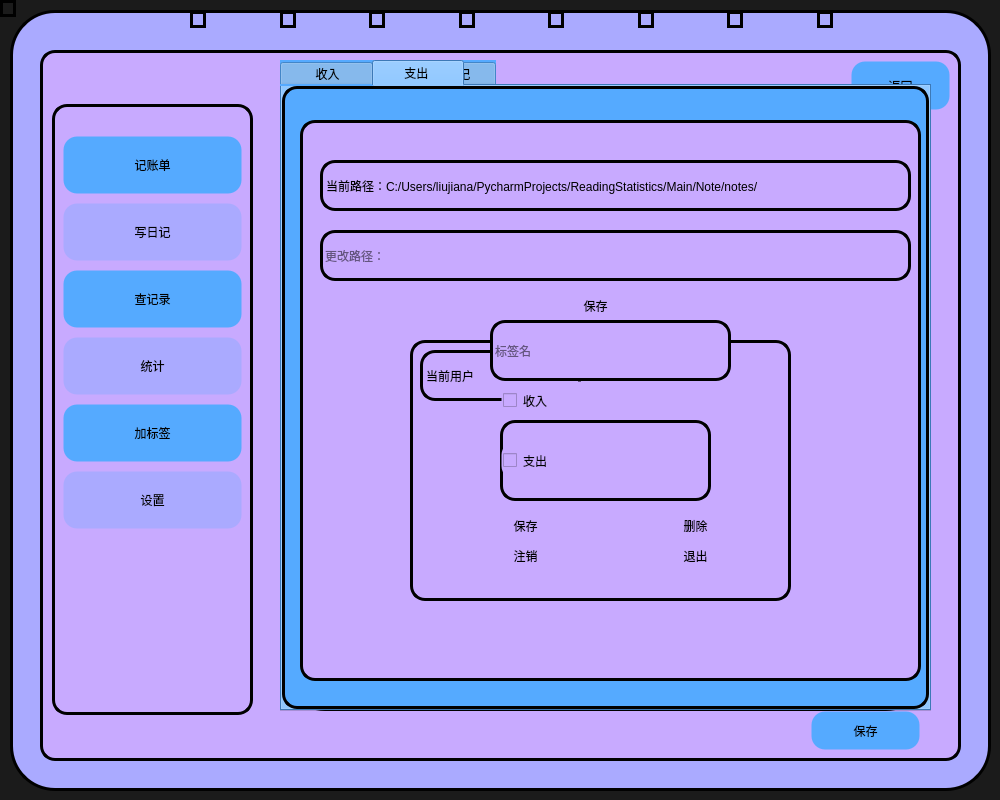
<?xml version="1.0" encoding="UTF-8"?>
<ui version="4.0">
 <class>Form</class>
 <widget class="QWidget" name="Form">
  <property name="geometry">
   <rect>
    <x>0</x>
    <y>0</y>
    <width>1000</width>
    <height>800</height>
   </rect>
  </property>
  <property name="windowTitle">
   <string>攒星星</string>
  </property>
  <property name="styleSheet">
   <string notr="true">background-image: url(:/beizi.png);
background-color: rgb(27, 27, 27);
border-width: 3px 3px 3px 3px;
border-style: solid;
border-radius:45px; </string>
  </property>
  <widget class="QLabel" name="label">
   <property name="geometry">
    <rect>
     <x>369</x>
     <y>11</y>
     <width>16</width>
     <height>17</height>
    </rect>
   </property>
   <property name="styleSheet">
    <string notr="true">background:transparent</string>
   </property>
   <property name="text">
    <string/>
   </property>
  </widget>
  <widget class="QLabel" name="label_2">
   <property name="geometry">
    <rect>
     <x>190</x>
     <y>11</y>
     <width>16</width>
     <height>17</height>
    </rect>
   </property>
   <property name="styleSheet">
    <string notr="true">background:transparent</string>
   </property>
   <property name="text">
    <string/>
   </property>
  </widget>
  <widget class="QLabel" name="label_5">
   <property name="geometry">
    <rect>
     <x>817</x>
     <y>11</y>
     <width>16</width>
     <height>17</height>
    </rect>
   </property>
   <property name="styleSheet">
    <string notr="true">background:transparent</string>
   </property>
   <property name="text">
    <string/>
   </property>
  </widget>
  <widget class="QLabel" name="label_6">
   <property name="geometry">
    <rect>
     <x>548</x>
     <y>11</y>
     <width>16</width>
     <height>17</height>
    </rect>
   </property>
   <property name="styleSheet">
    <string notr="true">background:transparent</string>
   </property>
   <property name="text">
    <string/>
   </property>
  </widget>
  <widget class="QLabel" name="label_7">
   <property name="geometry">
    <rect>
     <x>638</x>
     <y>11</y>
     <width>16</width>
     <height>17</height>
    </rect>
   </property>
   <property name="styleSheet">
    <string notr="true">background:transparent</string>
   </property>
   <property name="text">
    <string/>
   </property>
  </widget>
  <widget class="QLabel" name="label_8">
   <property name="geometry">
    <rect>
     <x>727</x>
     <y>11</y>
     <width>16</width>
     <height>17</height>
    </rect>
   </property>
   <property name="styleSheet">
    <string notr="true">background:transparent</string>
   </property>
   <property name="text">
    <string/>
   </property>
  </widget>
  <widget class="QLabel" name="label_9">
   <property name="geometry">
    <rect>
     <x>459</x>
     <y>11</y>
     <width>16</width>
     <height>17</height>
    </rect>
   </property>
   <property name="styleSheet">
    <string notr="true">background:transparent</string>
   </property>
   <property name="text">
    <string/>
   </property>
  </widget>
  <widget class="QLabel" name="label_10">
   <property name="geometry">
    <rect>
     <x>280</x>
     <y>11</y>
     <width>16</width>
     <height>17</height>
    </rect>
   </property>
   <property name="styleSheet">
    <string notr="true">background:transparent</string>
   </property>
   <property name="text">
    <string/>
   </property>
  </widget>
  <widget class="QGroupBox" name="note_ui">
   <property name="geometry">
    <rect>
     <x>40</x>
     <y>50</y>
     <width>921</width>
     <height>711</height>
    </rect>
   </property>
   <property name="styleSheet">
    <string notr="true">background-color: rgb(200, 170, 255);
font: 20pt &quot;幼圆&quot;;
border-radius:15px; 
</string>
   </property>
   <property name="title">
    <string/>
   </property>
   <widget class="QGroupBox" name="groupBox_2">
    <property name="geometry">
     <rect>
      <x>12</x>
      <y>54</y>
      <width>201</width>
      <height>611</height>
     </rect>
    </property>
    <property name="title">
     <string/>
    </property>
    <widget class="QWidget" name="layoutWidget">
     <property name="geometry">
      <rect>
       <x>10</x>
       <y>30</y>
       <width>181</width>
       <height>397</height>
      </rect>
     </property>
     <layout class="QVBoxLayout" name="verticalLayout">
      <item>
       <widget class="QPushButton" name="writebillbtn">
        <property name="minimumSize">
         <size>
          <width>0</width>
          <height>60</height>
         </size>
        </property>
        <property name="cursor">
         <cursorShape>PointingHandCursor</cursorShape>
        </property>
        <property name="styleSheet">
         <string notr="true">
background-color: rgb(85, 170, 255);
font: 20pt &quot;幼圆&quot;;
border-radius:15px; </string>
        </property>
        <property name="text">
         <string>记账单</string>
        </property>
       </widget>
      </item>
      <item>
       <widget class="QPushButton" name="noteBtn">
        <property name="minimumSize">
         <size>
          <width>0</width>
          <height>60</height>
         </size>
        </property>
        <property name="cursor">
         <cursorShape>PointingHandCursor</cursorShape>
        </property>
        <property name="styleSheet">
         <string notr="true">background-color: rgb(170, 170, 255);
font: 20pt &quot;幼圆&quot;;

border-radius:15px; 

</string>
        </property>
        <property name="text">
         <string>写日记</string>
        </property>
       </widget>
      </item>
      <item>
       <widget class="QPushButton" name="queryBtn">
        <property name="minimumSize">
         <size>
          <width>0</width>
          <height>60</height>
         </size>
        </property>
        <property name="cursor">
         <cursorShape>PointingHandCursor</cursorShape>
        </property>
        <property name="styleSheet">
         <string notr="true">
background-color: rgb(85, 170, 255);
font: 20pt &quot;幼圆&quot;;
border-radius:15px; </string>
        </property>
        <property name="text">
         <string>查记录</string>
        </property>
       </widget>
      </item>
      <item>
       <widget class="QPushButton" name="StatisticsBtn">
        <property name="minimumSize">
         <size>
          <width>0</width>
          <height>60</height>
         </size>
        </property>
        <property name="cursor">
         <cursorShape>PointingHandCursor</cursorShape>
        </property>
        <property name="styleSheet">
         <string notr="true">
background-color: rgb(170, 170, 255);
font: 20pt &quot;幼圆&quot;;

border-radius:15px; 
</string>
        </property>
        <property name="text">
         <string>统计</string>
        </property>
       </widget>
      </item>
      <item>
       <widget class="QPushButton" name="addLable">
        <property name="minimumSize">
         <size>
          <width>0</width>
          <height>60</height>
         </size>
        </property>
        <property name="cursor">
         <cursorShape>PointingHandCursor</cursorShape>
        </property>
        <property name="styleSheet">
         <string notr="true">background-color: rgb(85, 170, 255);
font: 20pt &quot;幼圆&quot;;
border-radius:15px; </string>
        </property>
        <property name="text">
         <string>加标签</string>
        </property>
       </widget>
      </item>
      <item>
       <widget class="QPushButton" name="settingBtn">
        <property name="minimumSize">
         <size>
          <width>0</width>
          <height>60</height>
         </size>
        </property>
        <property name="cursor">
         <cursorShape>PointingHandCursor</cursorShape>
        </property>
        <property name="styleSheet">
         <string notr="true">

background-color: rgb(170, 170, 255);
font: 20pt &quot;幼圆&quot;;

border-radius:15px; 
</string>
        </property>
        <property name="text">
         <string>设置</string>
        </property>
       </widget>
      </item>
     </layout>
    </widget>
   </widget>
   <widget class="QTabWidget" name="tabWidget">
    <property name="geometry">
     <rect>
      <x>240</x>
      <y>10</y>
      <width>651</width>
      <height>651</height>
     </rect>
    </property>
    <property name="styleSheet">
     <string notr="true">background-color: rgb(85, 170, 255);
font: 20pt &quot;幼圆&quot;;

border-radius:15px; </string>
    </property>
    <property name="currentIndex">
     <number>0</number>
    </property>
    <widget class="QWidget" name="incometab">
     <attribute name="title">
      <string>    收入   </string>
     </attribute>
     <widget class="QListWidget" name="incomelistWidget">
      <property name="geometry">
       <rect>
        <x>40</x>
        <y>90</y>
        <width>571</width>
        <height>481</height>
       </rect>
      </property>
      <property name="minimumSize">
       <size>
        <width>571</width>
        <height>481</height>
       </size>
      </property>
      <property name="maximumSize">
       <size>
        <width>571</width>
        <height>481</height>
       </size>
      </property>
     </widget>
     <widget class="QLineEdit" name="SerachLine1">
      <property name="geometry">
       <rect>
        <x>40</x>
        <y>20</y>
        <width>561</width>
        <height>51</height>
       </rect>
      </property>
      <property name="styleSheet">
       <string notr="true">font: 87 20pt &quot;Arial Black&quot;,&quot;隶书&quot;;
</string>
      </property>
      <property name="placeholderText">
       <string>search for......</string>
      </property>
     </widget>
    </widget>
    <widget class="QWidget" name="outtab">
     <attribute name="title">
      <string>   支出    </string>
     </attribute>
     <widget class="QListWidget" name="outlistWidget">
      <property name="geometry">
       <rect>
        <x>40</x>
        <y>90</y>
        <width>571</width>
        <height>481</height>
       </rect>
      </property>
      <property name="minimumSize">
       <size>
        <width>571</width>
        <height>481</height>
       </size>
      </property>
      <property name="maximumSize">
       <size>
        <width>571</width>
        <height>481</height>
       </size>
      </property>
     </widget>
     <widget class="QLineEdit" name="SerachLine2">
      <property name="geometry">
       <rect>
        <x>40</x>
        <y>20</y>
        <width>561</width>
        <height>51</height>
       </rect>
      </property>
      <property name="styleSheet">
       <string notr="true">font: 87 20pt &quot;Arial Black&quot;,&quot;隶书&quot;;
</string>
      </property>
      <property name="placeholderText">
       <string>search for......</string>
      </property>
     </widget>
    </widget>
    <widget class="QWidget" name="notetab">
     <attribute name="title">
      <string>   日记    </string>
     </attribute>
     <widget class="QListWidget" name="notelistWidget">
      <property name="geometry">
       <rect>
        <x>40</x>
        <y>90</y>
        <width>571</width>
        <height>481</height>
       </rect>
      </property>
      <property name="minimumSize">
       <size>
        <width>571</width>
        <height>481</height>
       </size>
      </property>
      <property name="maximumSize">
       <size>
        <width>571</width>
        <height>481</height>
       </size>
      </property>
      <property name="cursor" stdset="0">
       <cursorShape>PointingHandCursor</cursorShape>
      </property>
      <property name="styleSheet">
       <string notr="true">font: 87 20pt &quot;Arial Black&quot;,&quot;隶书&quot;;
</string>
      </property>
      <property name="layoutMode">
       <enum>QListView::SinglePass</enum>
      </property>
     </widget>
     <widget class="QLineEdit" name="SerachLine3">
      <property name="geometry">
       <rect>
        <x>40</x>
        <y>20</y>
        <width>561</width>
        <height>51</height>
       </rect>
      </property>
      <property name="styleSheet">
       <string notr="true">font: 87 20pt &quot;Arial Black&quot;,&quot;隶书&quot;;
</string>
      </property>
      <property name="placeholderText">
       <string>search for......</string>
      </property>
     </widget>
     <widget class="QPushButton" name="clearSearchbtn">
      <property name="geometry">
       <rect>
        <x>550</x>
        <y>30</y>
        <width>31</width>
        <height>31</height>
       </rect>
      </property>
      <property name="styleSheet">
       <string notr="true">background-color: rgb(170, 170, 255);
font: 35pt;
border-image: url(:/Main/clearSerach.jpeg.png);
border-radius:15px; 
background:transparent</string>
      </property>
      <property name="text">
       <string/>
      </property>
     </widget>
    </widget>
   </widget>
   <widget class="QPushButton" name="querybackpBn">
    <property name="geometry">
     <rect>
      <x>810</x>
      <y>10</y>
      <width>101</width>
      <height>51</height>
     </rect>
    </property>
    <property name="styleSheet">
     <string notr="true">background-color: rgb(85, 170, 255);</string>
    </property>
    <property name="text">
     <string>返回</string>
    </property>
   </widget>
   <widget class="QTabWidget" name="billtabWidget">
    <property name="geometry">
     <rect>
      <x>240</x>
      <y>10</y>
      <width>651</width>
      <height>651</height>
     </rect>
    </property>
    <property name="styleSheet">
     <string notr="true">background-color: rgb(85, 170, 255);
font: 20pt &quot;幼圆&quot;;
border-radius:15px; </string>
    </property>
    <property name="currentIndex">
     <number>0</number>
    </property>
    <widget class="QWidget" name="incometab_2">
     <attribute name="title">
      <string>       收入      </string>
     </attribute>
     <widget class="QLabel" name="label_bill">
      <property name="geometry">
       <rect>
        <x>180</x>
        <y>40</y>
        <width>281</width>
        <height>51</height>
       </rect>
      </property>
      <property name="minimumSize">
       <size>
        <width>281</width>
        <height>51</height>
       </size>
      </property>
      <property name="styleSheet">
       <string notr="true">background-color: rgb(185, 220, 255);</string>
      </property>
      <property name="text">
       <string>今日收入</string>
      </property>
     </widget>
     <widget class="QLineEdit" name="billlineEdit_billnumber">
      <property name="geometry">
       <rect>
        <x>340</x>
        <y>50</y>
        <width>71</width>
        <height>31</height>
       </rect>
      </property>
      <property name="styleSheet">
       <string notr="true">border-width: 0px 0px 0px 0px;
background:transparent</string>
      </property>
      <property name="text">
       <string>0</string>
      </property>
      <property name="alignment">
       <set>Qt::AlignRight|Qt::AlignTrailing|Qt::AlignVCenter</set>
      </property>
     </widget>
     <widget class="QLabel" name="billlabel_sign">
      <property name="geometry">
       <rect>
        <x>410</x>
        <y>50</y>
        <width>41</width>
        <height>31</height>
       </rect>
      </property>
      <property name="styleSheet">
       <string notr="true">border-width: 0px 0px 0px 0px;
background:transparent</string>
      </property>
      <property name="text">
       <string>￥</string>
      </property>
     </widget>
     <widget class="QLabel" name="billlabel_type">
      <property name="geometry">
       <rect>
        <x>180</x>
        <y>120</y>
        <width>281</width>
        <height>51</height>
       </rect>
      </property>
      <property name="styleSheet">
       <string notr="true">background-color: rgb(255, 205, 255);</string>
      </property>
      <property name="text">
       <string>类型</string>
      </property>
     </widget>
     <widget class="QComboBox" name="billcomboBox_usetype">
      <property name="geometry">
       <rect>
        <x>350</x>
        <y>130</y>
        <width>81</width>
        <height>31</height>
       </rect>
      </property>
      <property name="styleSheet">
       <string notr="true">border-width: 0px 0px 0px 0px;
font: 14pt &quot;幼圆&quot;;
background-color: rgb(255, 205, 255);</string>
      </property>
      <item>
       <property name="text">
        <string>工资</string>
       </property>
      </item>
      <item>
       <property name="text">
        <string>奖金</string>
       </property>
      </item>
      <item>
       <property name="text">
        <string>红包</string>
       </property>
      </item>
     </widget>
     <widget class="QPushButton" name="bilBtn_save">
      <property name="geometry">
       <rect>
        <x>190</x>
        <y>210</y>
        <width>121</width>
        <height>41</height>
       </rect>
      </property>
      <property name="cursor">
       <cursorShape>PointingHandCursor</cursorShape>
      </property>
      <property name="styleSheet">
       <string notr="true">
background-color: rgb(85, 170, 255);
font: 20pt &quot;幼圆&quot;;
border-radius:15px; </string>
      </property>
      <property name="text">
       <string>保存</string>
      </property>
     </widget>
     <widget class="QPushButton" name="billBtn_cancel">
      <property name="geometry">
       <rect>
        <x>340</x>
        <y>210</y>
        <width>121</width>
        <height>41</height>
       </rect>
      </property>
      <property name="cursor">
       <cursorShape>PointingHandCursor</cursorShape>
      </property>
      <property name="styleSheet">
       <string notr="true">background-color: rgb(230, 243, 255);
font: 20pt &quot;幼圆&quot;;
border-radius:15px; </string>
      </property>
      <property name="text">
       <string>取消</string>
      </property>
     </widget>
     <widget class="QLabel" name="massage_income">
      <property name="geometry">
       <rect>
        <x>160</x>
        <y>360</y>
        <width>321</width>
        <height>81</height>
       </rect>
      </property>
      <property name="styleSheet">
       <string notr="true">background-color: rgb(255, 255, 255);</string>
      </property>
      <property name="text">
       <string/>
      </property>
      <property name="alignment">
       <set>Qt::AlignCenter</set>
      </property>
     </widget>
     <zorder>label_bill</zorder>
     <zorder>billlineEdit_billnumber</zorder>
     <zorder>billlabel_sign</zorder>
     <zorder>billlabel_type</zorder>
     <zorder>billcomboBox_usetype</zorder>
     <zorder>billBtn_cancel</zorder>
     <zorder>bilBtn_save</zorder>
     <zorder>massage_income</zorder>
    </widget>
    <widget class="QWidget" name="expendtab_2">
     <attribute name="title">
      <string>      支出       </string>
     </attribute>
     <widget class="QLabel" name="label_bill_2">
      <property name="geometry">
       <rect>
        <x>180</x>
        <y>40</y>
        <width>281</width>
        <height>51</height>
       </rect>
      </property>
      <property name="minimumSize">
       <size>
        <width>281</width>
        <height>51</height>
       </size>
      </property>
      <property name="styleSheet">
       <string notr="true">background-color: rgb(185, 220, 255);</string>
      </property>
      <property name="text">
       <string>今日支出</string>
      </property>
     </widget>
     <widget class="QLineEdit" name="billlineEdit_billnumber_2">
      <property name="geometry">
       <rect>
        <x>340</x>
        <y>50</y>
        <width>71</width>
        <height>31</height>
       </rect>
      </property>
      <property name="styleSheet">
       <string notr="true">border-width: 0px 0px 0px 0px;
background:transparent</string>
      </property>
      <property name="text">
       <string>0</string>
      </property>
      <property name="alignment">
       <set>Qt::AlignRight|Qt::AlignTrailing|Qt::AlignVCenter</set>
      </property>
     </widget>
     <widget class="QLabel" name="expendabel_sign_2">
      <property name="geometry">
       <rect>
        <x>410</x>
        <y>50</y>
        <width>41</width>
        <height>31</height>
       </rect>
      </property>
      <property name="styleSheet">
       <string notr="true">border-width: 0px 0px 0px 0px;
background:transparent</string>
      </property>
      <property name="text">
       <string>￥</string>
      </property>
     </widget>
     <widget class="QLabel" name="expend_type">
      <property name="geometry">
       <rect>
        <x>180</x>
        <y>120</y>
        <width>281</width>
        <height>51</height>
       </rect>
      </property>
      <property name="styleSheet">
       <string notr="true">background-color: rgb(255, 205, 255);</string>
      </property>
      <property name="text">
       <string>类型</string>
      </property>
     </widget>
     <widget class="QComboBox" name="expend_usetype">
      <property name="geometry">
       <rect>
        <x>350</x>
        <y>130</y>
        <width>81</width>
        <height>31</height>
       </rect>
      </property>
      <property name="styleSheet">
       <string notr="true">border-width: 0px 0px 0px 0px;
font: 14pt &quot;幼圆&quot;;
background-color: rgb(255, 205, 255);</string>
      </property>
      <item>
       <property name="text">
        <string>吃饭</string>
       </property>
      </item>
      <item>
       <property name="text">
        <string>娱乐</string>
       </property>
      </item>
      <item>
       <property name="text">
        <string>购物</string>
       </property>
      </item>
     </widget>
     <widget class="QPushButton" name="expend_save">
      <property name="geometry">
       <rect>
        <x>190</x>
        <y>210</y>
        <width>121</width>
        <height>41</height>
       </rect>
      </property>
      <property name="cursor">
       <cursorShape>PointingHandCursor</cursorShape>
      </property>
      <property name="styleSheet">
       <string notr="true">
background-color: rgb(85, 170, 255);
font: 20pt &quot;幼圆&quot;;
border-radius:15px; </string>
      </property>
      <property name="text">
       <string>保存</string>
      </property>
     </widget>
     <widget class="QPushButton" name="billBtn_cancel_2">
      <property name="geometry">
       <rect>
        <x>340</x>
        <y>210</y>
        <width>121</width>
        <height>41</height>
       </rect>
      </property>
      <property name="cursor">
       <cursorShape>PointingHandCursor</cursorShape>
      </property>
      <property name="styleSheet">
       <string notr="true">background-color: rgb(230, 243, 255);
font: 20pt &quot;幼圆&quot;;
border-radius:15px; </string>
      </property>
      <property name="text">
       <string>取消</string>
      </property>
     </widget>
     <widget class="QLabel" name="massage_expend">
      <property name="geometry">
       <rect>
        <x>160</x>
        <y>360</y>
        <width>321</width>
        <height>81</height>
       </rect>
      </property>
      <property name="styleSheet">
       <string notr="true">background-color: rgb(255, 255, 255);</string>
      </property>
      <property name="text">
       <string/>
      </property>
      <property name="alignment">
       <set>Qt::AlignCenter</set>
      </property>
     </widget>
    </widget>
   </widget>
   <widget class="QTextEdit" name="textEdit_note">
    <property name="geometry">
     <rect>
      <x>240</x>
      <y>50</y>
      <width>651</width>
      <height>611</height>
     </rect>
    </property>
    <property name="styleSheet">
     <string notr="true">border-image: url(:/Main/page.jpeg);
border-width: 3px 3px 3px 3px;
border-radius:45px; 
font: italic 20pt &quot;Brush Script MT&quot;;
font: 20pt &quot;方正舒体&quot;;</string>
    </property>
   </widget>
   <widget class="QTabWidget" name="billtabWidget_2">
    <property name="geometry">
     <rect>
      <x>240</x>
      <y>10</y>
      <width>651</width>
      <height>651</height>
     </rect>
    </property>
    <property name="styleSheet">
     <string notr="true">background-color: rgb(85, 170, 255);
font: 20pt &quot;幼圆&quot;;
border-radius:15px; </string>
    </property>
    <property name="currentIndex">
     <number>1</number>
    </property>
    <widget class="QWidget" name="incometab_3">
     <attribute name="title">
      <string>       收入      </string>
     </attribute>
     <widget class="QLabel" name="label_satatisticIncome">
      <property name="geometry">
       <rect>
        <x>40</x>
        <y>70</y>
        <width>571</width>
        <height>501</height>
       </rect>
      </property>
      <property name="text">
       <string/>
      </property>
     </widget>
     <widget class="QPushButton" name="nextpage">
      <property name="geometry">
       <rect>
        <x>520</x>
        <y>550</y>
        <width>121</width>
        <height>51</height>
       </rect>
      </property>
      <property name="text">
       <string>下一页</string>
      </property>
     </widget>
     <widget class="QPushButton" name="priorpage">
      <property name="geometry">
       <rect>
        <x>10</x>
        <y>550</y>
        <width>121</width>
        <height>51</height>
       </rect>
      </property>
      <property name="text">
       <string>上一页</string>
      </property>
     </widget>
    </widget>
    <widget class="QWidget" name="expendtab_3">
     <attribute name="title">
      <string>      支出       </string>
     </attribute>
     <widget class="QLabel" name="label_satatisticEpend">
      <property name="geometry">
       <rect>
        <x>40</x>
        <y>70</y>
        <width>571</width>
        <height>501</height>
       </rect>
      </property>
      <property name="text">
       <string/>
      </property>
     </widget>
     <widget class="QPushButton" name="priorpage_2">
      <property name="geometry">
       <rect>
        <x>10</x>
        <y>550</y>
        <width>121</width>
        <height>51</height>
       </rect>
      </property>
      <property name="text">
       <string>上一页</string>
      </property>
     </widget>
     <widget class="QPushButton" name="nextpage_2">
      <property name="geometry">
       <rect>
        <x>520</x>
        <y>550</y>
        <width>121</width>
        <height>51</height>
       </rect>
      </property>
      <property name="text">
       <string>下一页</string>
      </property>
     </widget>
    </widget>
   </widget>
   <widget class="QFrame" name="frame_2">
    <property name="geometry">
     <rect>
      <x>260</x>
      <y>70</y>
      <width>621</width>
      <height>561</height>
     </rect>
    </property>
    <property name="frameShape">
     <enum>QFrame::StyledPanel</enum>
    </property>
    <property name="frameShadow">
     <enum>QFrame::Raised</enum>
    </property>
    <widget class="QLineEdit" name="savepath">
     <property name="geometry">
      <rect>
       <x>20</x>
       <y>110</y>
       <width>591</width>
       <height>51</height>
      </rect>
     </property>
     <property name="styleSheet">
      <string notr="true">font: 12pt &quot;Agency FB&quot;;</string>
     </property>
     <property name="text">
      <string/>
     </property>
     <property name="placeholderText">
      <string>更改路径：</string>
     </property>
    </widget>
    <widget class="QFrame" name="frame">
     <property name="geometry">
      <rect>
       <x>110</x>
       <y>220</y>
       <width>381</width>
       <height>261</height>
      </rect>
     </property>
     <property name="frameShape">
      <enum>QFrame::StyledPanel</enum>
     </property>
     <property name="frameShadow">
      <enum>QFrame::Raised</enum>
     </property>
     <widget class="QPushButton" name="cancellation">
      <property name="geometry">
       <rect>
        <x>60</x>
        <y>190</y>
        <width>111</width>
        <height>51</height>
       </rect>
      </property>
      <property name="text">
       <string>注销</string>
      </property>
     </widget>
     <widget class="QLabel" name="currentuser_label">
      <property name="geometry">
       <rect>
        <x>10</x>
        <y>10</y>
        <width>161</width>
        <height>51</height>
       </rect>
      </property>
      <property name="text">
       <string>当前用户</string>
      </property>
     </widget>
     <widget class="QLabel" name="currentuser">
      <property name="geometry">
       <rect>
        <x>90</x>
        <y>80</y>
        <width>211</width>
        <height>81</height>
       </rect>
      </property>
      <property name="text">
       <string/>
      </property>
      <property name="alignment">
       <set>Qt::AlignCenter</set>
      </property>
     </widget>
     <widget class="QPushButton" name="cancellation_2">
      <property name="geometry">
       <rect>
        <x>230</x>
        <y>190</y>
        <width>111</width>
        <height>51</height>
       </rect>
      </property>
      <property name="text">
       <string>退出</string>
      </property>
     </widget>
    </widget>
    <widget class="QLabel" name="label_hintPath">
     <property name="geometry">
      <rect>
       <x>20</x>
       <y>40</y>
       <width>591</width>
       <height>51</height>
      </rect>
     </property>
     <property name="styleSheet">
      <string notr="true">font: 12pt &quot;Agency FB&quot;;</string>
     </property>
     <property name="text">
      <string>当前路径：C:/Users/liujiana/PycharmProjects/ReadingStatistics/Main/Note/notes/</string>
     </property>
    </widget>
    <widget class="QPushButton" name="save_path">
     <property name="geometry">
      <rect>
       <x>240</x>
       <y>160</y>
       <width>111</width>
       <height>51</height>
      </rect>
     </property>
     <property name="text">
      <string>保存</string>
     </property>
    </widget>
   </widget>
   <widget class="QPushButton" name="savenotepushButton">
    <property name="geometry">
     <rect>
      <x>770</x>
      <y>660</y>
      <width>111</width>
      <height>41</height>
     </rect>
    </property>
    <property name="styleSheet">
     <string notr="true">background-color: rgb(85, 170, 255);</string>
    </property>
    <property name="text">
     <string>保存</string>
    </property>
   </widget>
   <widget class="QLineEdit" name="typelabel">
    <property name="geometry">
     <rect>
      <x>450</x>
      <y>270</y>
      <width>241</width>
      <height>61</height>
     </rect>
    </property>
    <property name="placeholderText">
     <string>标签名</string>
    </property>
   </widget>
   <widget class="QPushButton" name="save_typelabel">
    <property name="geometry">
     <rect>
      <x>430</x>
      <y>450</y>
      <width>111</width>
      <height>51</height>
     </rect>
    </property>
    <property name="text">
     <string>保存</string>
    </property>
   </widget>
   <widget class="QPushButton" name="delete_typelabel">
    <property name="geometry">
     <rect>
      <x>600</x>
      <y>450</y>
      <width>111</width>
      <height>51</height>
     </rect>
    </property>
    <property name="text">
     <string>删除</string>
    </property>
   </widget>
   <widget class="QCheckBox" name="checkBoxExpend">
    <property name="geometry">
     <rect>
      <x>460</x>
      <y>390</y>
      <width>171</width>
      <height>41</height>
     </rect>
    </property>
    <property name="text">
     <string>支出</string>
    </property>
   </widget>
   <widget class="QCheckBox" name="checkBoxIncome">
    <property name="geometry">
     <rect>
      <x>460</x>
      <y>330</y>
      <width>171</width>
      <height>41</height>
     </rect>
    </property>
    <property name="text">
     <string>收入</string>
    </property>
   </widget>
   <zorder>groupBox_2</zorder>
   <zorder>tabWidget</zorder>
   <zorder>querybackpBn</zorder>
   <zorder>textEdit_note</zorder>
   <zorder>billtabWidget</zorder>
   <zorder>billtabWidget_2</zorder>
   <zorder>frame_2</zorder>
   <zorder>savenotepushButton</zorder>
   <zorder>typelabel</zorder>
   <zorder>save_typelabel</zorder>
   <zorder>delete_typelabel</zorder>
   <zorder>checkBoxExpend</zorder>
   <zorder>checkBoxIncome</zorder>
  </widget>
  <widget class="QLabel" name="label_4">
   <property name="geometry">
    <rect>
     <x>0</x>
     <y>0</y>
     <width>16</width>
     <height>17</height>
    </rect>
   </property>
   <property name="styleSheet">
    <string notr="true">background:transparent</string>
   </property>
   <property name="text">
    <string/>
   </property>
  </widget>
  <widget class="QPushButton" name="exitPushButton">
   <property name="geometry">
    <rect>
     <x>900</x>
     <y>-20</y>
     <width>101</width>
     <height>61</height>
    </rect>
   </property>
   <property name="styleSheet">
    <string notr="true">border-image: url(:/Main/exit.jpeg.png);
background:transparent</string>
   </property>
   <property name="text">
    <string/>
   </property>
  </widget>
  <widget class="QGroupBox" name="groupBox">
   <property name="geometry">
    <rect>
     <x>10</x>
     <y>10</y>
     <width>981</width>
     <height>781</height>
    </rect>
   </property>
   <property name="styleSheet">
    <string notr="true">background-color: rgb(170, 170, 255);
border-width: 3px 3px 3px 3px;
border-style: solid;
border-radius:45px; </string>
   </property>
   <property name="title">
    <string/>
   </property>
  </widget>
  <zorder>groupBox</zorder>
  <zorder>label</zorder>
  <zorder>label_2</zorder>
  <zorder>label_5</zorder>
  <zorder>label_6</zorder>
  <zorder>label_7</zorder>
  <zorder>label_8</zorder>
  <zorder>label_9</zorder>
  <zorder>label_10</zorder>
  <zorder>note_ui</zorder>
  <zorder>label_4</zorder>
  <zorder>exitPushButton</zorder>
 </widget>
 <resources>
  <include location="../resource/rsc.qrc"/>
 </resources>
 <connections>
  <connection>
   <sender>exitPushButton</sender>
   <signal>clicked()</signal>
   <receiver>Form</receiver>
   <slot>close()</slot>
   <hints>
    <hint type="sourcelabel">
     <x>950</x>
     <y>10</y>
    </hint>
    <hint type="destinationlabel">
     <x>499</x>
     <y>399</y>
    </hint>
   </hints>
  </connection>
  <connection>
   <sender>exitPushButton</sender>
   <signal>clicked()</signal>
   <receiver>exitPushButton</receiver>
   <slot>close()</slot>
   <hints>
    <hint type="sourcelabel">
     <x>950</x>
     <y>10</y>
    </hint>
    <hint type="destinationlabel">
     <x>950</x>
     <y>10</y>
    </hint>
   </hints>
  </connection>
 </connections>
</ui>
